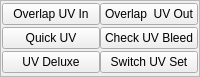
         <widget class="QFrame" name="frame_4">
          <property name="minimumSize">
           <size>
            <width>0</width>
            <height>24</height>
           </size>
          </property>
          <property name="maximumSize">
           <size>
            <width>16777215</width>
            <height>77</height>
           </size>
          </property>
          <property name="frameShape">
           <enum>QFrame::StyledPanel</enum>
          </property>
          <property name="frameShadow">
           <enum>QFrame::Raised</enum>
          </property>
          <layout class="QGridLayout" name="gridLayout_12">
           <property name="leftMargin">
            <number>1</number>
           </property>
           <property name="topMargin">
            <number>1</number>
           </property>
           <property name="rightMargin">
            <number>1</number>
           </property>
           <property name="bottomMargin">
            <number>1</number>
           </property>
           <property name="horizontalSpacing">
            <number>0</number>
           </property>
           <property name="verticalSpacing">
            <number>1</number>
           </property>
           <item row="4" column="1">
            <widget class="QPushButton" name="pushButton_48">
             <property name="minimumSize">
              <size>
               <width>0</width>
               <height>20</height>
              </size>
             </property>
             <property name="text">
              <string>Switch UV Set</string>
             </property>
            </widget>
           </item>
           <item row="2" column="1">
            <widget class="QPushButton" name="pushButton_46">
             <property name="minimumSize">
              <size>
               <width>0</width>
               <height>20</height>
              </size>
             </property>
             <property name="text">
              <string>Check UV Bleed</string>
             </property>
            </widget>
           </item>
           <item row="1" column="0">
            <widget class="QPushButton" name="pushButton_42">
             <property name="minimumSize">
              <size>
               <width>0</width>
               <height>20</height>
              </size>
             </property>
             <property name="text">
              <string>Overlap UV In</string>
             </property>
            </widget>
           </item>
           <item row="2" column="0">
            <widget class="QPushButton" name="pushButton_47">
             <property name="minimumSize">
              <size>
               <width>0</width>
               <height>20</height>
              </size>
             </property>
             <property name="text">
              <string>Quick UV</string>
             </property>
            </widget>
           </item>
           <item row="4" column="0">
            <widget class="QPushButton" name="pushButton_41">
             <property name="minimumSize">
              <size>
               <width>0</width>
               <height>20</height>
              </size>
             </property>
             <property name="text">
              <string>UV Deluxe</string>
             </property>
            </widget>
           </item>
           <item row="1" column="1">
            <widget class="QPushButton" name="pushButton_44">
             <property name="minimumSize">
              <size>
               <width>0</width>
               <height>20</height>
              </size>
             </property>
             <property name="text">
              <string>Overlap  UV Out</string>
             </property>
            </widget>
           </item>
          </layout>
         </widget>
